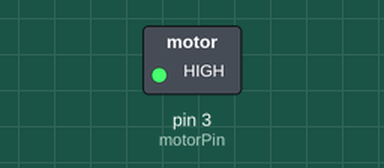
Bench run of a sketch on a simulated Arduino Uno, built with avr-gcc and run on an emulated ATmega328P. Shown: switched loads named in the sketch (green lamp = pin HIGH). Dashed ring = blinking. What the sketch prints to the serial monitor is not drawn.

Above: at 0.5 s.
Timing chart, 0 to 4.6 s (numbered marks = the images above):
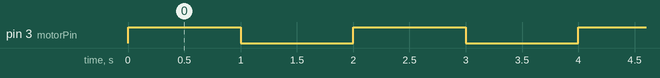

The sketch:

motorTest.ino
```cpp
/*
    Vibration Motor with Arduino
    For more details, visit: https://techzeero.com/arduino-tutorials/vibration-motor-with-arduino/
*/

int motorPin = 3; //motor transistor is connected to pin 3

void setup()
{
  Serial.begin(9600);
  Serial.println("HELLO");
  pinMode(motorPin, OUTPUT);
}

void loop()
{
  digitalWrite(motorPin, HIGH); //vibrate
  Serial.println(digitalRead(motorPin));
  delay(1000);  // delay one second
  digitalWrite(motorPin, LOW);  //stop vibrating
  Serial.println(digitalRead(motorPin));
  delay(1000); //wait 50 seconds.
}
```

Measured:
- by itself, pin 3 (motorPin): alternates HIGH for 1.0 s and LOW for 1.0 s
